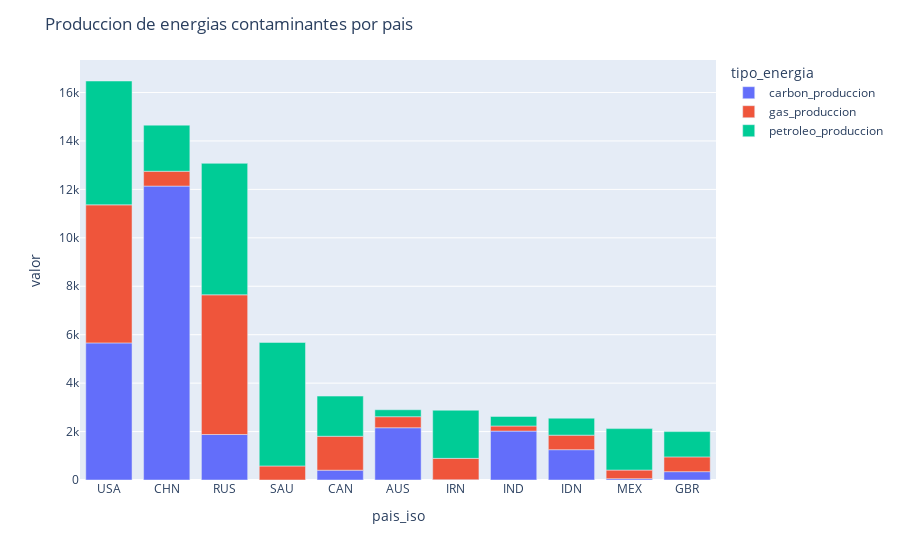

The code cell stored with this chart in its notebook:
### Code cell
fig, produccion_table = data_produccion.fig_and_table()
fig.update_layout(
    title='Produccion de energias contaminantes por pais',
)
fig.write_image('../plots/carbon_petroleo_gas/contaminantes_produccion.png')
fig.show()

### Figure 1 — Plotly figure (JSON) as saved in the notebook; plotly's stock layout.template omitted (floating-point values rounded to 4 significant figures)
{"data": [{"alignmentgroup": "True", "hovertemplate": "tipo_energia=carbon_produccion<br>pais_iso=%{x}<br>valor=%{y}<extra></extra>", "legendgroup": "carbon_produccion", "marker": {"color": "#636efa", "pattern": {"shape": ""}}, "name": "carbon_produccion", "offsetgroup": "carbon_produccion", "orientation": "v", "showlegend": true, "textposition": "auto", "type": "bar", "x": ["USA", "CHN", "RUS", "SAU", "CAN", "AUS", "IRN", "IND", "IDN", "MEX", "GBR"], "xaxis": "x", "y": [5660.0, 12140.0, 1879.0, 0, 405.1, 2158.0, 9.346, 2019.0, 1252.0, 56.12, 344.3], "yaxis": "y"}, {"alignmentgroup": "True", "hovertemplate": "tipo_energia=gas_produccion<br>pais_iso=%{x}<br>valor=%{y}<extra></extra>", "legendgroup": "gas_produccion", "marker": {"color": "#EF553B", "pattern": {"shape": ""}}, "name": "gas_produccion", "offsetgroup": "gas_produccion", "orientation": "v", "showlegend": true, "textposition": "auto", "type": "bar", "x": ["USA", "CHN", "RUS", "SAU", "CAN", "AUS", "IRN", "IND", "IDN", "MEX", "GBR"], "xaxis": "x", "y": [5702.0, 612.1, 5769.0, 579.4, 1401.0, 456.0, 883.9, 211.0, 599.2, 353.8, 609.4], "yaxis": "y"}, {"alignmentgroup": "True", "hovertemplate": "tipo_energia=petroleo_produccion<br>pais_iso=%{x}<br>valor=%{y}<extra></extra>", "legendgroup": "petroleo_produccion", "marker": {"color": "#00cc96", "pattern": {"shape": ""}}, "name": "petroleo_produccion", "offsetgroup": "petroleo_produccion", "orientation": "v", "showlegend": true, "textposition": "auto", "type": "bar", "x": ["USA", "CHN", "RUS", "SAU", "CAN", "AUS", "IRN", "IND", "IDN", "MEX", "GBR"], "xaxis": "x", "y": [5114.0, 1905.0, 5428.0, 5101.0, 1658.0, 287.1, 1988.0, 395.0, 702.0, 1712.0, 1044.0], "yaxis": "y"}], "layout": {"barmode": "relative", "legend": {"title": {"text": "tipo_energia"}, "tracegroupgap": 0}, "margin": {"t": 60}, "title": {"text": "Produccion de energias contaminantes por pais"}, "xaxis": {"anchor": "y", "domain": [0, 1], "title": {"text": "pais_iso"}}, "yaxis": {"anchor": "x", "domain": [0, 1], "title": {"text": "valor"}}}}
